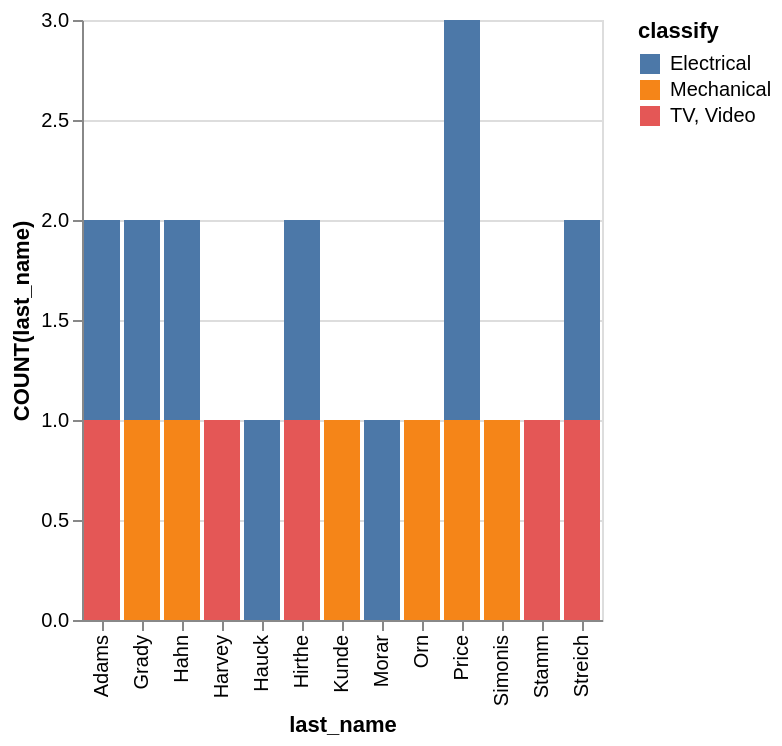

The Vega-Lite source for this figure:
### Vega-Lite specification from a JSON file in a GitHub repository (floating-point values rounded to 4 significant figures)
{"data": {"values": [{"x_data": "Adams", "y_data": 1, "classify": "Electrical"}, {"x_data": "Grady", "y_data": 1, "classify": "Electrical"}, {"x_data": "Hahn", "y_data": 1, "classify": "Electrical"}, {"x_data": "Harvey", "y_data": 0, "classify": "Electrical"}, {"x_data": "Hauck", "y_data": 1, "classify": "Electrical"}, {"x_data": "Hirthe", "y_data": 1, "classify": "Electrical"}, {"x_data": "Kunde", "y_data": 0, "classify": "Electrical"}, {"x_data": "Morar", "y_data": 1, "classify": "Electrical"}, {"x_data": "Orn", "y_data": 0, "classify": "Electrical"}, {"x_data": "Price", "y_data": 2, "classify": "Electrical"}, {"x_data": "Simonis", "y_data": 0, "classify": "Electrical"}, {"x_data": "Stamm", "y_data": 0, "classify": "Electrical"}, {"x_data": "Streich", "y_data": 1, "classify": "Electrical"}, {"x_data": "Adams", "y_data": 0, "classify": "Mechanical"}, {"x_data": "Grady", "y_data": 1, "classify": "Mechanical"}, {"x_data": "Hahn", "y_data": 1, "classify": "Mechanical"}, {"x_data": "Harvey", "y_data": 0, "classify": "Mechanical"}, {"x_data": "Hauck", "y_data": 0, "classify": "Mechanical"}, {"x_data": "Hirthe", "y_data": 0, "classify": "Mechanical"}, {"x_data": "Kunde", "y_data": 1, "classify": "Mechanical"}, {"x_data": "Morar", "y_data": 0, "classify": "Mechanical"}, {"x_data": "Orn", "y_data": 1, "classify": "Mechanical"}, {"x_data": "Price", "y_data": 1, "classify": "Mechanical"}, {"x_data": "Simonis", "y_data": 1, "classify": "Mechanical"}, {"x_data": "Stamm", "y_data": 0, "classify": "Mechanical"}, {"x_data": "Streich", "y_data": 0, "classify": "Mechanical"}, {"x_data": "Adams", "y_data": 1, "classify": "TV, Video"}, {"x_data": "Grady", "y_data": 0, "classify": "TV, Video"}, {"x_data": "Hahn", "y_data": 0, "classify": "TV, Video"}, {"x_data": "Harvey", "y_data": 1, "classify": "TV, Video"}, {"x_data": "Hauck", "y_data": 0, "classify": "TV, Video"}, {"x_data": "Hirthe", "y_data": 1, "classify": "TV, Video"}, {"x_data": "Kunde", "y_data": 0, "classify": "TV, Video"}, {"x_data": "Morar", "y_data": 0, "classify": "TV, Video"}, {"x_data": "Orn", "y_data": 0, "classify": "TV, Video"}, {"x_data": "Price", "y_data": 0, "classify": "TV, Video"}, {"x_data": "Simonis", "y_data": 0, "classify": "TV, Video"}, {"x_data": "Stamm", "y_data": 1, "classify": "TV, Video"}, {"x_data": "Streich", "y_data": 1, "classify": "TV, Video"}]}, "mark": "bar", "encoding": {"x": {"field": "x_data", "type": "nominal", "title": "last_name", "sort": "ascending"}, "y": {"field": "y_data", "type": "quantitative", "title": "COUNT(last_name)"}, "color": {"field": "classify"}}}
